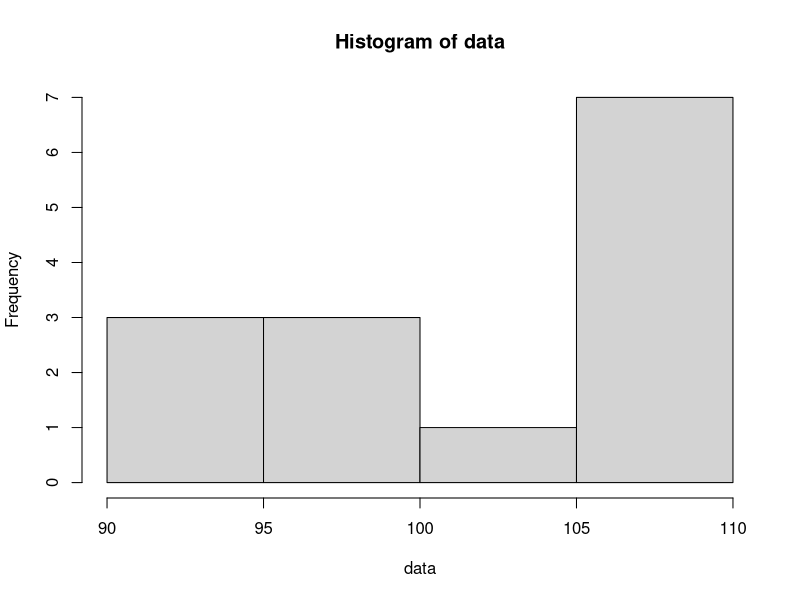
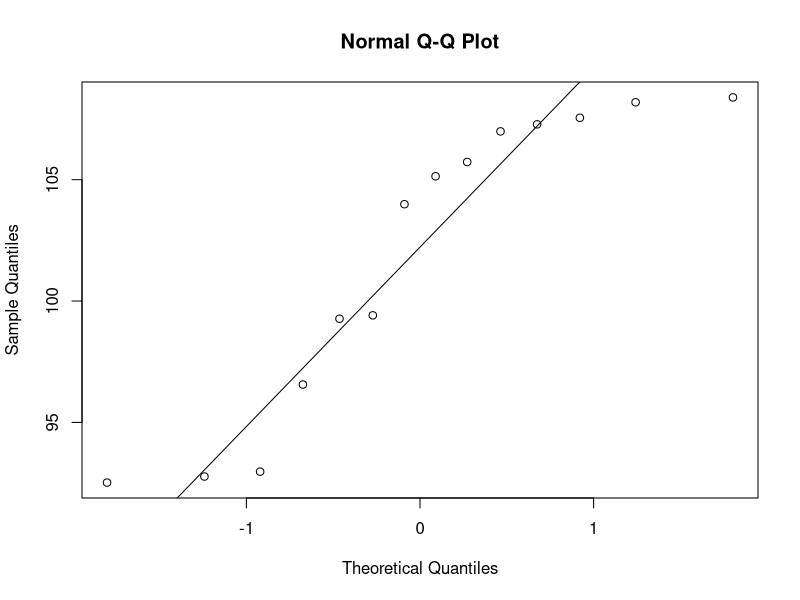

The R script that drew these images, in order:
data <- c(92.52, 103.99, 105.73, 106.99, 107.55, 108.19, 92.97,
    105.14, 107.28,  96.56,  92.77, 108.39,  99.41, 99.27)

#Q1.2
shapiro.test(data) #outputs 0.02157

hist(data)
qqnorm(data)
qqline(data)